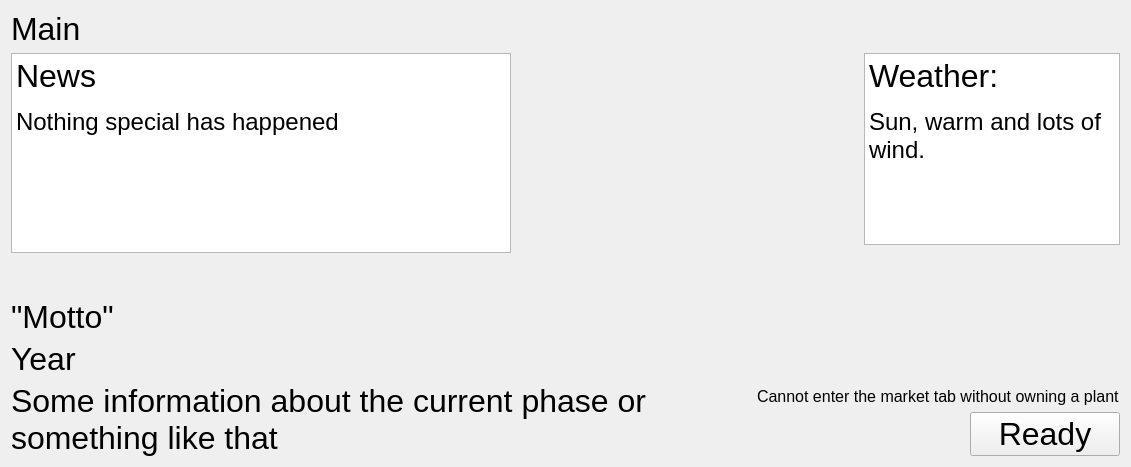
            <widget class="QWidget" name="page_main">
             <layout class="QVBoxLayout" name="verticalLayout_9">
              <item>
               <widget class="QLabel" name="label_4">
                <property name="maximumSize">
                 <size>
                  <width>16777215</width>
                  <height>40</height>
                 </size>
                </property>
                <property name="font">
                 <font>
                  <pointsize>24</pointsize>
                 </font>
                </property>
                <property name="text">
                 <string>Main</string>
                </property>
               </widget>
              </item>
              <item>
               <layout class="QHBoxLayout" name="horizontalLayout_4">
                <item alignment="Qt::AlignLeft|Qt::AlignTop">
                 <widget class="QTextBrowser" name="main_text_newsflash">
                  <property name="sizePolicy">
                   <sizepolicy hsizetype="Expanding" vsizetype="Expanding">
                    <horstretch>0</horstretch>
                    <verstretch>0</verstretch>
                   </sizepolicy>
                  </property>
                  <property name="minimumSize">
                   <size>
                    <width>500</width>
                    <height>200</height>
                   </size>
                  </property>
                  <property name="tabChangesFocus">
                   <bool>false</bool>
                  </property>
                  <property name="documentTitle">
                   <string>Breaking</string>
                  </property>
                  <property name="lineWrapMode">
                   <enum>QTextEdit::WidgetWidth</enum>
                  </property>
                  <property name="lineWrapColumnOrWidth">
                   <number>50</number>
                  </property>
                  <property name="html">
                   <string>&lt;!DOCTYPE HTML PUBLIC &quot;-//W3C//DTD HTML 4.0//EN&quot; &quot;http://www.w3.org/TR/REC-html40/strict.dtd&quot;&gt;
&lt;html&gt;&lt;head&gt;&lt;meta name=&quot;qrichtext&quot; content=&quot;1&quot; /&gt;&lt;title&gt;Breaking&lt;/title&gt;&lt;style type=&quot;text/css&quot;&gt;
p, li { white-space: pre-wrap; }
&lt;/style&gt;&lt;/head&gt;&lt;body style=&quot; font-family:'MS Shell Dlg 2'; font-size:8.25pt; font-weight:400; font-style:normal;&quot;&gt;
&lt;p style=&quot; margin-top:0px; margin-bottom:0px; margin-left:0px; margin-right:0px; -qt-block-indent:0; text-indent:0px;&quot;&gt;&lt;span style=&quot; font-size:24pt;&quot;&gt;News&lt;/span&gt;&lt;/p&gt;
&lt;p style=&quot;-qt-paragraph-type:empty; margin-top:0px; margin-bottom:0px; margin-left:0px; margin-right:0px; -qt-block-indent:0; text-indent:0px;&quot;&gt;&lt;br /&gt;&lt;/p&gt;
&lt;p style=&quot; margin-top:0px; margin-bottom:0px; margin-left:0px; margin-right:0px; -qt-block-indent:0; text-indent:0px;&quot;&gt;&lt;span style=&quot; font-size:18pt;&quot;&gt;Nothing special has happened &lt;/span&gt;&lt;/p&gt;&lt;/body&gt;&lt;/html&gt;</string>
                  </property>
                  <property name="textInteractionFlags">
                   <set>Qt::NoTextInteraction</set>
                  </property>
                 </widget>
                </item>
                <item>
                 <spacer name="horizontalSpacer_20">
                  <property name="orientation">
                   <enum>Qt::Horizontal</enum>
                  </property>
                  <property name="sizeType">
                   <enum>QSizePolicy::Minimum</enum>
                  </property>
                  <property name="sizeHint" stdset="0">
                   <size>
                    <width>40</width>
                    <height>20</height>
                   </size>
                  </property>
                 </spacer>
                </item>
                <item alignment="Qt::AlignRight|Qt::AlignTop">
                 <widget class="QTextBrowser" name="main_text_weather">
                  <property name="sizePolicy">
                   <sizepolicy hsizetype="Expanding" vsizetype="Expanding">
                    <horstretch>0</horstretch>
                    <verstretch>0</verstretch>
                   </sizepolicy>
                  </property>
                  <property name="minimumSize">
                   <size>
                    <width>200</width>
                    <height>0</height>
                   </size>
                  </property>
                  <property name="html">
                   <string>&lt;!DOCTYPE HTML PUBLIC &quot;-//W3C//DTD HTML 4.0//EN&quot; &quot;http://www.w3.org/TR/REC-html40/strict.dtd&quot;&gt;
&lt;html&gt;&lt;head&gt;&lt;meta name=&quot;qrichtext&quot; content=&quot;1&quot; /&gt;&lt;style type=&quot;text/css&quot;&gt;
p, li { white-space: pre-wrap; }
&lt;/style&gt;&lt;/head&gt;&lt;body style=&quot; font-family:'MS Shell Dlg 2'; font-size:8.25pt; font-weight:400; font-style:normal;&quot;&gt;
&lt;p style=&quot; margin-top:0px; margin-bottom:0px; margin-left:0px; margin-right:0px; -qt-block-indent:0; text-indent:0px;&quot;&gt;&lt;span style=&quot; font-size:24pt;&quot;&gt;Weather:&lt;/span&gt;&lt;/p&gt;
&lt;p style=&quot;-qt-paragraph-type:empty; margin-top:0px; margin-bottom:0px; margin-left:0px; margin-right:0px; -qt-block-indent:0; text-indent:0px;&quot;&gt;&lt;br /&gt;&lt;/p&gt;
&lt;p style=&quot; margin-top:0px; margin-bottom:0px; margin-left:0px; margin-right:0px; -qt-block-indent:0; text-indent:0px;&quot;&gt;&lt;span style=&quot; font-size:18pt;&quot;&gt;Sun, warm and lots of wind. &lt;/span&gt;&lt;/p&gt;&lt;/body&gt;&lt;/html&gt;</string>
                  </property>
                 </widget>
                </item>
               </layout>
              </item>
              <item>
               <spacer name="verticalSpacer_14">
                <property name="orientation">
                 <enum>Qt::Vertical</enum>
                </property>
                <property name="sizeType">
                 <enum>QSizePolicy::Fixed</enum>
                </property>
                <property name="sizeHint" stdset="0">
                 <size>
                  <width>20</width>
                  <height>40</height>
                 </size>
                </property>
               </spacer>
              </item>
              <item>
               <layout class="QHBoxLayout" name="horizontalLayout_13">
                <item>
                 <layout class="QVBoxLayout" name="verticalLayout_19">
                  <item alignment="Qt::AlignTop">
                   <widget class="QLabel" name="main_label_motto">
                    <property name="minimumSize">
                     <size>
                      <width>700</width>
                      <height>0</height>
                     </size>
                    </property>
                    <property name="font">
                     <font>
                      <pointsize>24</pointsize>
                     </font>
                    </property>
                    <property name="toolTip">
                     <string>The motto of your company</string>
                    </property>
                    <property name="styleSheet">
                     <string notr="true"/>
                    </property>
                    <property name="text">
                     <string>&quot;Motto&quot;</string>
                    </property>
                    <property name="wordWrap">
                     <bool>true</bool>
                    </property>
                   </widget>
                  </item>
                  <item alignment="Qt::AlignTop">
                   <widget class="QLabel" name="main_label_year">
                    <property name="font">
                     <font>
                      <pointsize>24</pointsize>
                     </font>
                    </property>
                    <property name="toolTip">
                     <string>The current year and the number of years before the game ends</string>
                    </property>
                    <property name="text">
                     <string>Year</string>
                    </property>
                   </widget>
                  </item>
                  <item alignment="Qt::AlignTop">
                   <widget class="QLabel" name="main_label_info">
                    <property name="minimumSize">
                     <size>
                      <width>700</width>
                      <height>0</height>
                     </size>
                    </property>
                    <property name="font">
                     <font>
                      <pointsize>24</pointsize>
                     </font>
                    </property>
                    <property name="text">
                     <string>Some information about the current phase or something like that</string>
                    </property>
                    <property name="wordWrap">
                     <bool>true</bool>
                    </property>
                   </widget>
                  </item>
                 </layout>
                </item>
                <item>
                 <spacer name="horizontalSpacer_7">
                  <property name="orientation">
                   <enum>Qt::Horizontal</enum>
                  </property>
                  <property name="sizeHint" stdset="0">
                   <size>
                    <width>40</width>
                    <height>20</height>
                   </size>
                  </property>
                 </spacer>
                </item>
                <item>
                 <layout class="QVBoxLayout" name="verticalLayout_24">
                  <property name="leftMargin">
                   <number>0</number>
                  </property>
                  <item alignment="Qt::AlignBottom">
                   <widget class="QLabel" name="main_label_warning">
                    <property name="font">
                     <font>
                      <pointsize>12</pointsize>
                     </font>
                    </property>
                    <property name="text">
                     <string>Cannot enter the market tab without owning a plant</string>
                    </property>
                   </widget>
                  </item>
                  <item alignment="Qt::AlignRight">
                   <widget class="QPushButton" name="main_button_ready">
                    <property name="minimumSize">
                     <size>
                      <width>150</width>
                      <height>0</height>
                     </size>
                    </property>
                    <property name="maximumSize">
                     <size>
                      <width>300</width>
                      <height>16777215</height>
                     </size>
                    </property>
                    <property name="font">
                     <font>
                      <pointsize>24</pointsize>
                     </font>
                    </property>
                    <property name="toolTip">
                     <string>Click when everything is done in this phase, and you are ready for the next phase. In strategy phase you can still make changes while waiting for the other players</string>
                    </property>
                    <property name="text">
                     <string>Ready</string>
                    </property>
                    <property name="checkable">
                     <bool>true</bool>
                    </property>
                   </widget>
                  </item>
                 </layout>
                </item>
               </layout>
              </item>
             </layout>
            </widget>
